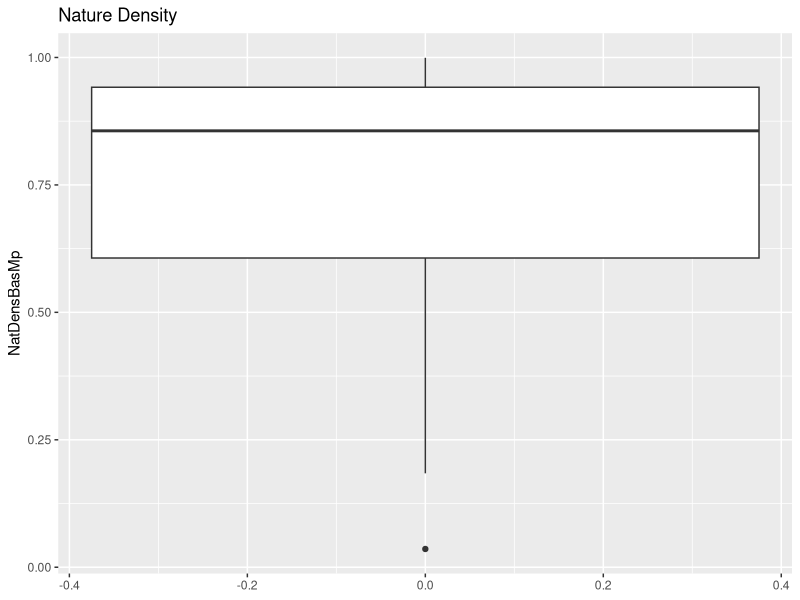
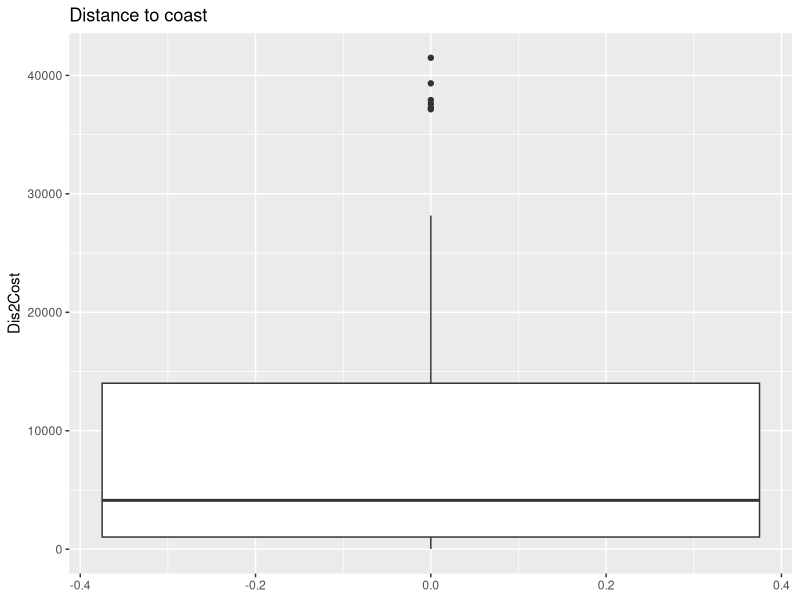
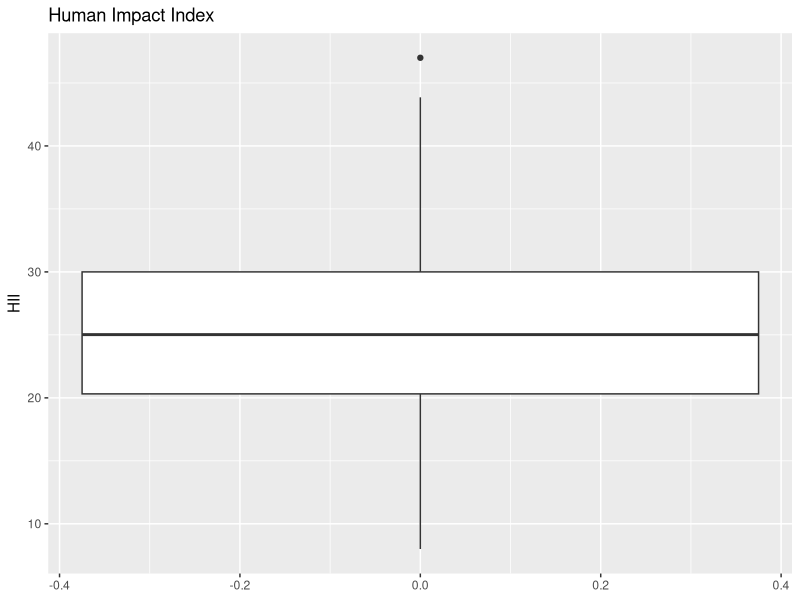
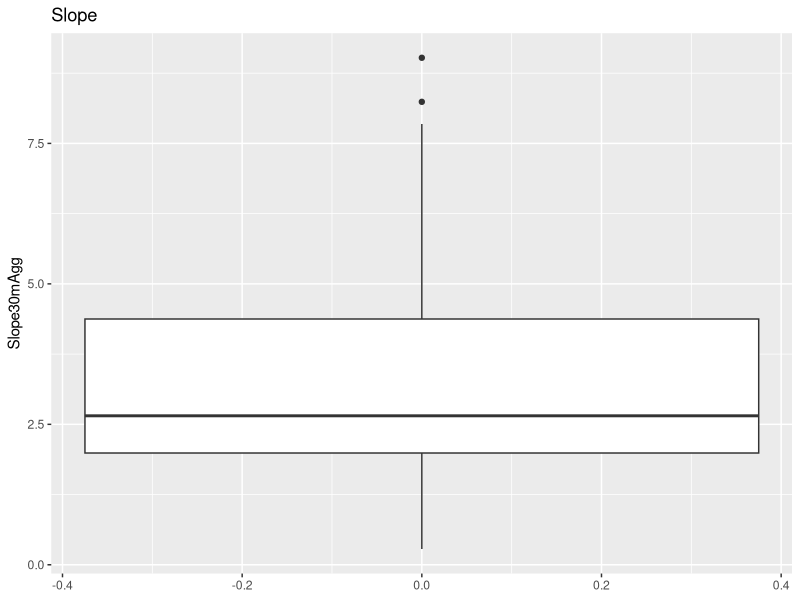
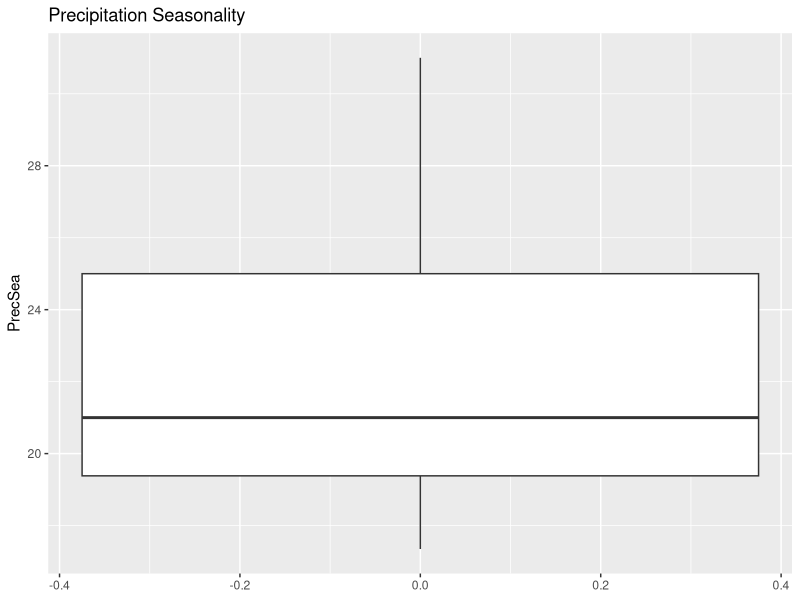
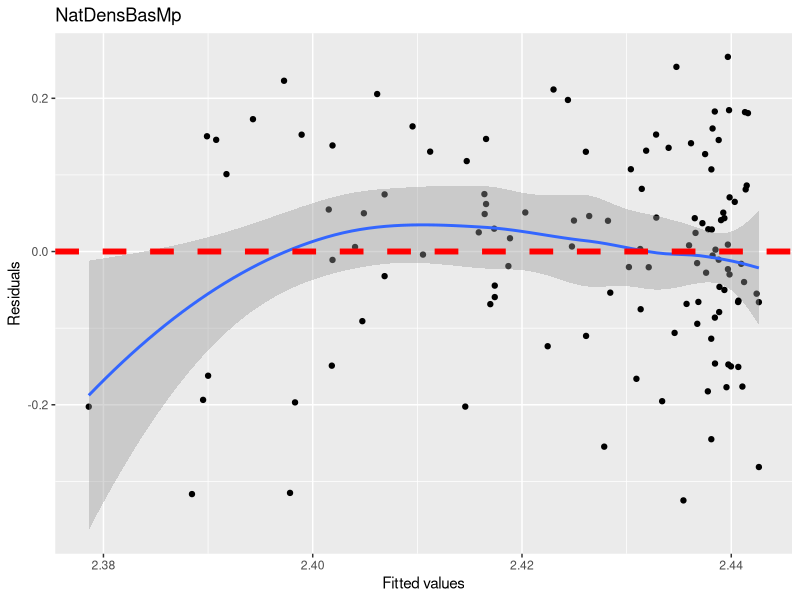
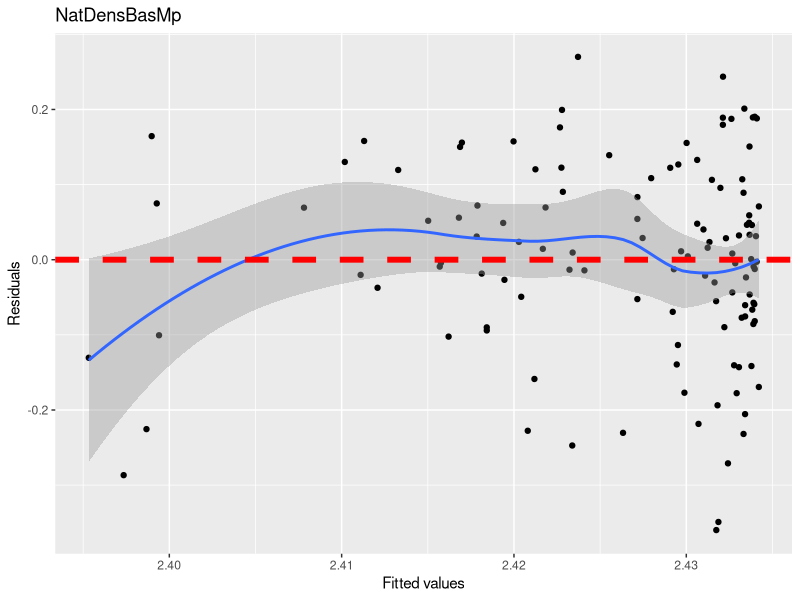
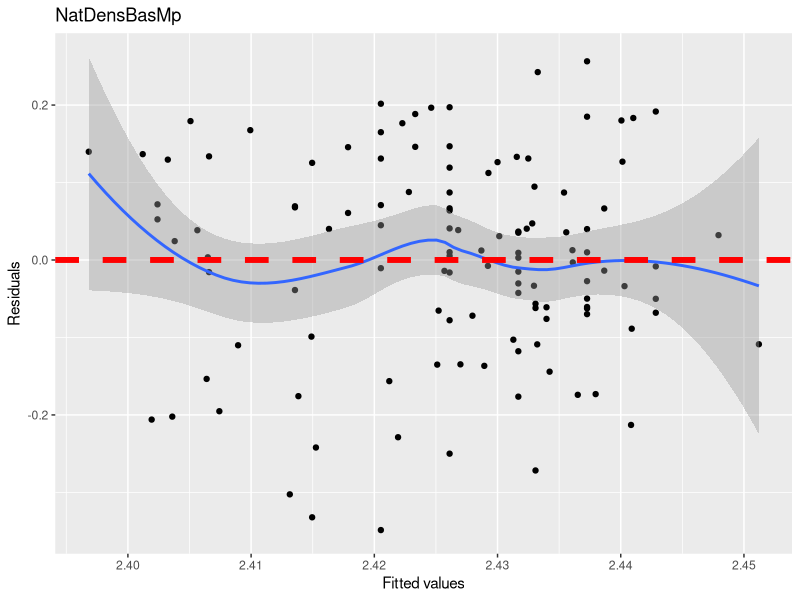

Generate these figures, in order, with R:
## ---- chunk 1
knitr::opts_chunk$set(echo = TRUE)
require(tidyverse)
## ---- chunk 2
# Read the file and save it as an object named `DK.Biodiv`
DK.Biodiv <-  read_csv("Data/Biowide_AllSppRich.csv")

## ---- chunk 3
# Set a plotting space with 6 regions (two columns and three rows). For this, use the function 
library(cowplot)

# Plot a box-plot for Nature Density
plot_1 <- ggplot(DK.Biodiv, aes(y=NatDensBasMp)) + geom_boxplot() + ggtitle("Nature Density")
plot_1

# Plot a box-plot for Distance to coast
plot_2 <- ggplot(DK.Biodiv, aes(y=Dis2Cost)) + geom_boxplot() + ggtitle("Distance to coast")
plot_2

# Plot a box-plot for Human Impact Index
plot_3 <- ggplot(DK.Biodiv, aes(y=HII)) + geom_boxplot() + ggtitle("Human Impact Index")
plot_3

# Plot a box-plot for Slope
plot_4 <- ggplot(DK.Biodiv, aes(y=Slope30mAgg)) + geom_boxplot() + ggtitle("Slope")
plot_4

# Plot a box-plot for Precipitation Seasonality
plot_5 <- ggplot(DK.Biodiv, aes(y=PrecSea)) + geom_boxplot() + ggtitle("Precipitation Seasonality")
plot_5

# Placing them in a grid
#library(cowplot)
#plot_grid(plot_1, plot_2, plot_3, plot_4, plot_5, labels = c('A', 'B', 'C', 'D', 'E'))


# Using just two lines of code
#for( var in c(names(DK.Biodiv)[7:11])){
#  print(ggplot(DK.Biodiv, aes(y=.data[[var]])) + geom_boxplot() + ggtitle(var))
### Note that:
#### i) The use of the print function to make sure the object is printed
#### ii) The use of .data[[var]] to call and variable from a data frame using an object
#}

## ---- chunk 4
# Create a Vector named PredNames with the predictors names
PredNames <- names(DK.Biodiv)[7:11]

# Loop using i as an iterator and cycle through PredNames
for (i in PredNames){ #i <- PredNames[1]
# Create a new subset data.frame named DK.Div.Tmp that only contains ONLY the log-richness and the evaluated predictors as variables
  DK.Div.Tmp <- DK.Biodiv[,c("Log.S.AllGrp",i)]
  
# Build a regression model, using the lm() function, and store it as an object named Lm.Mod 
  Lm.Mod <- lm(Log.S.AllGrp ~ ., 
               data = DK.Div.Tmp) 
  
# Save the residuals into an object named Lm.Resid
  Lm.Resid <- residuals(Lm.Mod)

# Save the fitted/predicted values into an object named Lm.Fitt
  Lm.Fitt <- predict(Lm.Mod)

# Plot the Residuals vs Predicted values
  
  print(ggplot(tibble(Lm.Resid,Lm.Fitt),
         aes(x=Lm.Fitt,y=Lm.Resid)) +
    # add the points
    geom_point() +
    #plot the smutter
    geom_smooth() +
    # Define the text to be added as main title and the x/y-axis label
    ggtitle(PredNames) + xlab("Fitted values") + ylab("Residuals") +
    # Add a horizontal line using the abline() function at zero for reference
    geom_hline(yintercept=0, linetype="dashed", 
                color = "red", size=2))
}
## ---- chunk 5
# Build a regression model using the lm() function where all six variables predict the log-richness for all sampled species. # save the model as an object named FullMod
FullMod <- lm(Log.S.AllGrp ~ NatDensBasMp + Dis2Cost + HII + Slope30mAgg + PrecSea,
              data = DK.Biodiv)
# Call the model
FullMod

# Now extract the residuals and save them into an object named Lm.Resid. For this, use the residuals() function
Lm.Resid <- residuals(FullMod)

# Now extract the fitted values and save them into an object named Lm.Fitt.  For this, use the predict() function
Lm.Fitt <- predict(FullMod)

# Plot the Residuals vs Predicted values
ggplot(tibble(Lm.Resid,Lm.Fitt),
         aes(x=Lm.Fitt,y=Lm.Resid)) +
    # add the points
    geom_point() +
    #plot the smutter
    geom_smooth() +
    # Define the text to be added as main title and the x/y-axis label
    ggtitle(PredNames) + xlab("Fitted values") + ylab("Residuals") +
    # Add a horizontal line using the abline() function at zero for reference
    geom_hline(yintercept=0, linetype="dashed", 
                color = "red", size=2)
## ---- chunk 6
# Plot the Residuals vs Predicted values - density plot
  ggplot(tibble(Lm.Resid,Lm.Fitt),
         aes(Lm.Resid, after_stat(density))) +
  geom_histogram(bins =15) + geom_density()
## ---- chunk 7
# Plot a q-q plot of the residuals
ggplot(tibble(Lm.Resid,Lm.Fitt), aes(sample = Lm.Resid)) + stat_qq() + stat_qq_line()


## ---- chunk 8
# Implement the shapiro.test() function to assess normality of the residuals. Remember that a non-significant test (p>0.05) means that the observed and expected distribution (in this case, normal) are the same.
shapiro.test(Lm.Resid)
## ---- chunk 9
# estimate the variance inflation. 
    car::vif(FullMod)
## ---- chunk 10

#Plot a bivariate between Log.S.AllGrp and Nature Density
plot_1 <- ggplot(DK.Biodiv,
            aes(x = NatDensBasMp,
                y = Log.S.AllGrp)) +
          geom_point() + # Add the points
          geom_smooth(method = lm) + # Add the regression
          # Add the titles
          ggtitle("Nature Density") + xlab("Nature Density") + ylab("Species richness")
plot_1

#Plot a bivariate between Log.S.AllGrp and Distance to coast
plot_2 <- ggplot(DK.Biodiv,
            aes(x = Dis2Cost,
                y = Log.S.AllGrp)) +
          geom_point() + # Add the points
          geom_smooth(method = lm) + # Add the regression
          # Add the titles
          ggtitle("Distance to coast") + xlab("Distance to coast") + ylab("Species richness")
plot_2

#Plot a bivariate between Log.S.AllGrp and Human Impact Index
plot_3 <- ggplot(DK.Biodiv,
            aes(x = HII,
                y = Log.S.AllGrp)) +
          geom_point() + # Add the points
          geom_smooth(method = lm) + # Add the regression
          # Add the titles
          ggtitle("Human Impact Index") + xlab("Human Impact Indext") + ylab("Species richness")
plot_3

#Plot a bivariate between Log.S.AllGrp and Slope
plot_4 <- ggplot(DK.Biodiv,
            aes(x = Slope30mAgg,
                y = Log.S.AllGrp)) +
          geom_point() + # Add the points
          geom_smooth(method = lm) + # Add the regression
          # Add the titles
          ggtitle("Slope") + xlab("Slope") + ylab("Species richness")
plot_4

#Plot a bivariate between Log.S.AllGrp and Precipitation Seasonality
plot_5 <- ggplot(DK.Biodiv,
            aes(x = PrecSea,
                y = Log.S.AllGrp)) +
          geom_point() + # Add the points
          geom_smooth(method = lm) + # Add the regression
          # Add the titles
          ggtitle("Precipitation Seasonality") + xlab("Precipitation Seasonality") + ylab("Species richness")
plot_5

# place them in a grid
#library(cowplot)
#plot_grid(plot_1, plot_2, plot_3, plot_4, plot_5, labels = c('A', 'B', 'C', 'D', 'E'))


## ---- chunk 11
# Plot the Residuals vs response variable
ggplot(tibble(Lm.Resid,DK.Biodiv),
         aes(x = Log.S.AllGrp, y = Lm.Resid)) +
    # add the points
    geom_point() +
    #plot the smutter
    geom_smooth() +
    # Define the text to be added as main title and the x/y-axis label
    ggtitle("All variables") + xlab("Log.S.AllGrp") + ylab("Residuals") +
    # Add a horizontal line using the abline() function at zero for reference
    geom_hline(yintercept=0, linetype="dashed", 
                color = "red", size=2)
## ---- chunk 12
# Build 2x2 plotting space filled row-wise 
par(mfrow = c(2,2), # you need to specify two values here the number of rows and the number of columns
    mar=c(4,4,2,2)) # here you define the 'margins" - blank space between plotting areas)
# use the plot function on the lm object named FullMod
plot(FullMod)
## ---- chunk 13
# For ease, generate an object named Stdz.DK.Biodiv where you will store `Log.S.AllGrp` and the used of predictors
Stdz.DK.Biodiv <- DK.Biodiv[,c("Log.S.AllGrp", # the name of the response
                            PredNames)]# the name of the predictors
# Use the scale() function on Stdz.DK.Biodiv to scale the predictors
Stdz.DK.Biodiv <- scale(Stdz.DK.Biodiv)

# Print the Five first rows of Stdz.DK.Biodiv
head(Stdz.DK.Biodiv)

## ---- chunk 14
# use the Stdz.DK.Biodiv object to generate a regression object named Stdz.Model1
Stdz.Model <- lm(Log.S.AllGrp ~ NatDensBasMp + Dis2Cost + HII + Slope30mAgg + PrecSea,
              data = as.data.frame(Stdz.DK.Biodiv)) # Call the object with the Scaled data

# use the summary() function to see the regression coefficients
summary(Stdz.Model)

## ---- chunk 15
# Generate three objects 
# 1. Store the summary of the regression carried out on original data (FullMod). name this sum.par.lm 
sum.par.lm <- summary(FullMod)

#2.  Store the summary of the regression carried out on standardised data (Stdz.Model). name this sum.par.lm.scaled 
sum.par.lm.scaled <- summary(Stdz.Model)

#3. Create a vector called tolerances with the tolerance for each variable - use the function vif() for this
tolerances <- car::vif(Stdz.Model)

# Merge all the elements into a single data.frame
par.table <- cbind(sum.par.lm$coefficients[, 1:2], # un-standardised coefficients and SD
                   sum.par.lm.scaled$coefficients[, 1], # standardized coefficients
                   c(NA, tolerances), # Tolerances
                   sum.par.lm$coefficients[, 3:4]) # un-standardised coefficients T value and P value

colnames(par.table) <- c("Estimate", "Standard error", "Stdandard coefficient", "Tolerance", "t", "p")

# print the table using Kable
knitr::kable(round(par.table,3))
## ---- chunk 16
# To extract the R^2 and adjusted-R^2 you need to use the `adj.r.squared` and `r.squared` subscripts on an object that builds the summary of an object created with the function `lm`
# r.squared for a regression carried out on original data 
summary(FullMod)$r.squared

# adj.r.squared for a regression carried out on original data 
summary(FullMod)$adj.r.squared

# r.squared for a regression carried out on standardised data 
summary(Stdz.Model)$r.squared

# adj.r.squared for a regression carried out on standardised data 
summary(Stdz.Model)$adj.r.squared

## ---- chunk 17
# Using the step() function, make a forward stepwise selection on the model with standardised regression coefficients. Save this into a object call FrwdSel
FrwdSel <- step(Stdz.Model, # an object representing a model to simplify
                direction = "forward") # forward or backward
#extract the regression coefficients using the function coef()
coef(FrwdSel)
#Get the adjusted R-squared
summary(FrwdSel)$adj.r.squared
## ---- chunk 18
# Using the step() function, make a Backwards stepwise selection on the model with standardised regression coefficients. Save this into a object call BackSel
BackSel <- step(Stdz.Model, # an object representing a model to simplify
                direction = "backward",
                na.rm=T) # forward or backward
#extract the regression coefficients using the function coef()
coef(BackSel)
#Get the adjusted R-squared
summary(BackSel)$adj.r.squared
